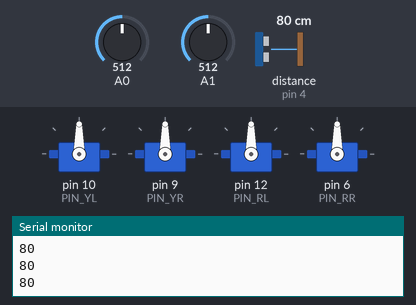
The sketch below on a simulated Arduino Nano, built with avr-gcc and run on an emulated ATmega328P. Parts: 4 × servo, the last lines printed to the serial monitor. The inputs (shaded band) are chosen by the test bench; at power-on: A0 = 512, distance to the obstacle (sensor on pin 4) 80 cm, A1 = 512. The echo pulse lasts 58.3 µs per cm.

Above: at 2.2 s.
2.3 s: A0 set to 989
3.8 s: A0 set to 1019
At 4.13 s:
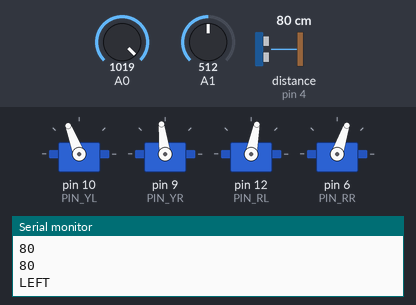
At 4.75 s:
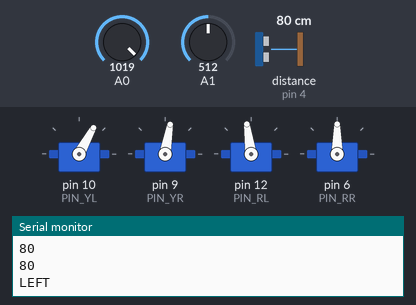
6.8 s: distance to the obstacle (sensor on pin 4) set to 2 cm
At 7.54 s:
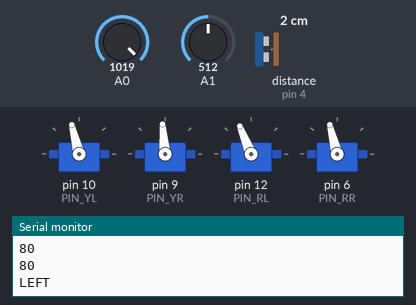
12.8 s: distance to the obstacle (sensor on pin 4) set to 18 cm
18.8 s: A0 set to 990
At 18.8 s:
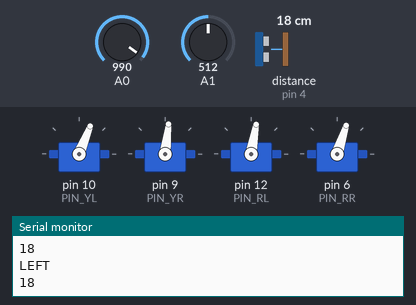
20.3 s: distance to the obstacle (sensor on pin 4) set to 11 cm
21.8 s: distance to the obstacle (sensor on pin 4) set to 8 cm
Timing chart, 0 to 25.8 s (numbered marks = the images above; inputs shaded):
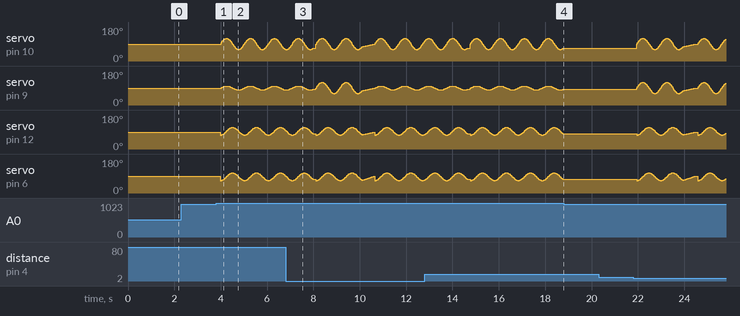

The sketch:

follow.ino
```cpp
#include <Otto9.h>
Otto9 Otto;

#define PIN_YL 10  //left leg
#define PIN_YR 9   //right leg
#define PIN_RL 12  //left foot
#define PIN_RR 6   //right foot
#define PIN_Trigger  5  //TRIGGER pin (8)
#define PIN_Echo     4  //ECHO pin (9)
#define PIN_Buzzer  A2 //BUZZER pin (13)

#define OTTO_FWD 1
#define OTTO_BACK -1

void setup(){
  Otto.init(PIN_YL, PIN_YR, PIN_RL, PIN_RR, true, A6, PIN_Buzzer, PIN_Trigger, PIN_Echo);
  Otto.home();
  delay(500);
  Serial.begin(9600);
}

int vel = 1000; //da 600 a 1400

int left, prev_left;
int right, prev_right;

void loop() {

  int distance = Otto.getDistance();
  Serial.println(distance);
  delay(100);

  if (distance < 10) {
    Otto.walk(2, vel, OTTO_FWD);
    Otto.home();
  }
  left = analogRead(A0);
  if (( left > 1000) && (prev_left > 1000)) {
    Serial.println("LEFT");
    Otto.turn(4,vel,1);//4 steps turning LEFT
  }
  prev_left = left;

  left = analogRead(A1);
  if (( right > 1000) && (prev_right > 1000)) {
    Serial.println("RIGHT");
    Otto.turn(4,vel,-1);//4 steps turning RIGHT
  }
  prev_right = right;
}
```

Measured:
- the behaviour switches between 1000 and 1001 on A0 (found by bisection; images 0 and 1)
- after the input at 18.8 s, servo on pin 10 (PIN_YL): stops changing and stays 68°; servo on pin 9 (PIN_YR): stops changing and stays 83°; servo on pin 12 (PIN_RL): stops changing and stays 80°; servo on pin 6 (PIN_RR): stops changing and stays 72°
